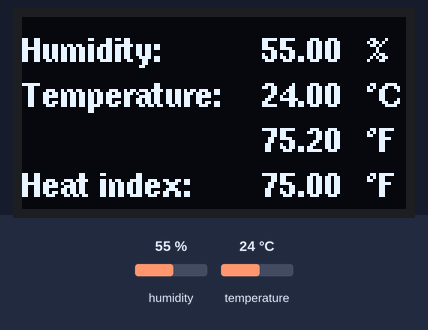
Recording of a sketch running on a simulated Arduino Uno, built with avr-gcc and run on an emulated ATmega328P. Parts: 128×64 one-colour display. The inputs (shaded band) are chosen by the test bench; at power-on: humidity 55 %, temperature 24 °C. What the sketch prints to the serial monitor is not drawn.

Above: at 3.2 s.
3.3 s: humidity set to 22 %
At 6.4 s:
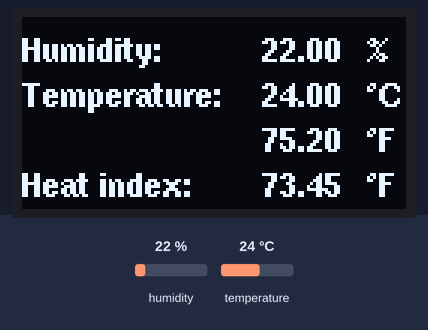
6.9 s: temperature set to 12 °C
At 8.0 s:
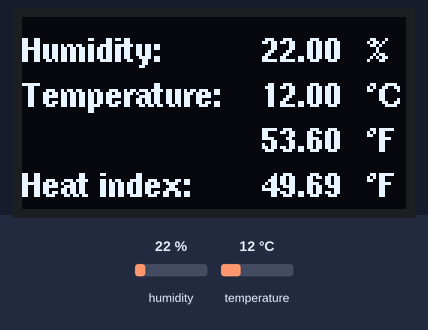
10.5 s: humidity set to 40 %
At 13.7 s:
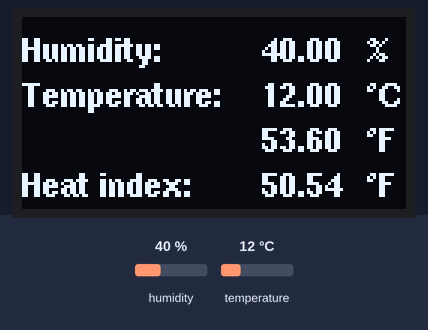
14.1 s: temperature set to 19 °C
At 15.7 s:
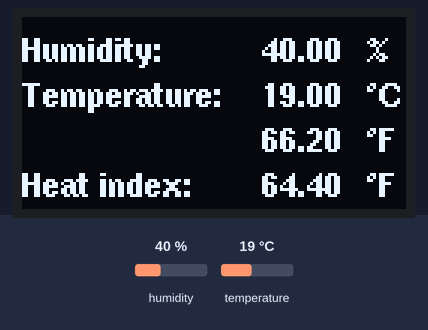
Timing chart, 0 to 17.2 s (numbered marks = the images above; inputs shaded):
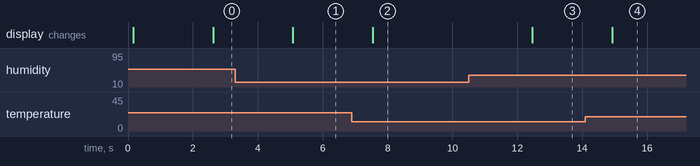

Measured:
- after the input at 3.3 s, the display: changes after 1.8 s (image 1)
- after the input at 6.9 s, the display: changes after 0.64 s (image 2)
- after the input at 10.5 s, the display: changes after 2.0 s (image 3)
- after the input at 14.1 s, the display: changes after 0.83 s (image 4)

The sketch:

humidityarduino.ino
```cpp
// CODE EDITED 4RCHDvk3Gr43 --- G0Y0NG404
// REQUIRES the following Arduino libraries:
// - DHT Sensor Library: https://github.com/adafruit/DHT-sensor-library
// - Adafruit Unified Sensor Lib: https://github.com/adafruit/Adafruit_Sensor

#include "DHT.h"
#include "U8glib.h"  //Download Library

U8GLIB_SSD1306_128X64 u8g(U8G_I2C_OPT_NONE|U8G_I2C_OPT_DEV_0);

#define DHTPIN 2     // Digital pin connected to the DHT sensor
// Feather HUZZAH ESP8266 note: use pins 3, 4, 5, 12, 13 or 14 --
// Pin 15 can work but DHT must be disconnected during program upload.

// Uncomment whatever type you're using!
#define DHTTYPE DHT11   // DHT 11
//#define DHTTYPE DHT22   // DHT 22  (AM2302), AM2321
//#define DHTTYPE DHT21   // DHT 21 (AM2301)

// Connect pin 1 (on the left) of the sensor to +5V
// NOTE: If using a board with 3.3V logic like an Arduino Due connect pin 1
// to 3.3V instead of 5V!
// Connect pin 2 of the sensor to whatever your DHTPIN is
// Connect pin 3 (on the right) of the sensor to GROUND (if your sensor has 3 pins)
// Connect pin 4 (on the right) of the sensor to GROUND and leave the pin 3 EMPTY (if your sensor has 4 pins)
// Connect a 10K resistor from pin 2 (data) to pin 1 (power) of the sensor

// Initialize DHT sensor.
// Note that older versions of this library took an optional third parameter to
// tweak the timings for faster processors.  This parameter is no longer needed
// as the current DHT reading algorithm adjusts itself to work on faster procs.
DHT dht(DHTPIN, DHTTYPE, 6);

char str[10];

void drawTest(void) {
  u8g.setFont(u8g_font_unifont);
  u8g.drawStr( 0, 20, "WHAHAHAHAHA");
}

void setup() {
  Serial.begin(9600);
  Serial.println("DHTxx test!");

  dht.begin();
  u8g.firstPage();
  do {
    drawTest();
  } while( u8g.nextPage() );
}

void loop() {
  delay(2000);
  float h = dht.readHumidity();
  // Read temperature as Celsius
  float t = dht.readTemperature();
  // Read temperature as Fahrenheit
  float f = dht.readTemperature(true);

  // Check if any reads failed and exit early (to try again).
  if (isnan(h) || isnan(t) || isnan(f)) {
    Serial.println("Failed to read from DHT sensor!");
    return;
  }

  float hi = dht.computeHeatIndex(f, h);

  Serial.print("Humidity: ");
  Serial.print(h);
  Serial.print(" %\t");

  Serial.print("Temperature: ");
  Serial.print(t);
  Serial.print(" *C ");
  Serial.print(f);
  Serial.print(" *F\t");

  Serial.print("Heat index: ");
  Serial.print(hi);
  Serial.println(" *F");

  // picture loop
  u8g.firstPage();
  do {
    u8g.setFont(u8g_font_helvB08);

    u8g.drawStr( 0, 15, "Humidity:");
    u8g.drawStr( 80, 15, dtostrf(h, 5, 2, str));
    u8g.drawStr( 115, 15, "%");

    u8g.drawStr( 0, 30, "Temperature:");
    u8g.drawStr( 80, 30, dtostrf(t, 5, 2, str));
    u8g.drawStr( 115, 30, "\260C");

    u8g.drawStr( 80, 45, dtostrf(f, 5, 2, str));
    u8g.drawStr( 115, 45, "\260F");

    u8g.drawStr( 0, 60, "Heat index:");
    u8g.drawStr( 80, 60, dtostrf(hi, 5, 2, str));
    u8g.drawStr( 115, 60, "\260F");

  } while( u8g.nextPage() );
}
```
